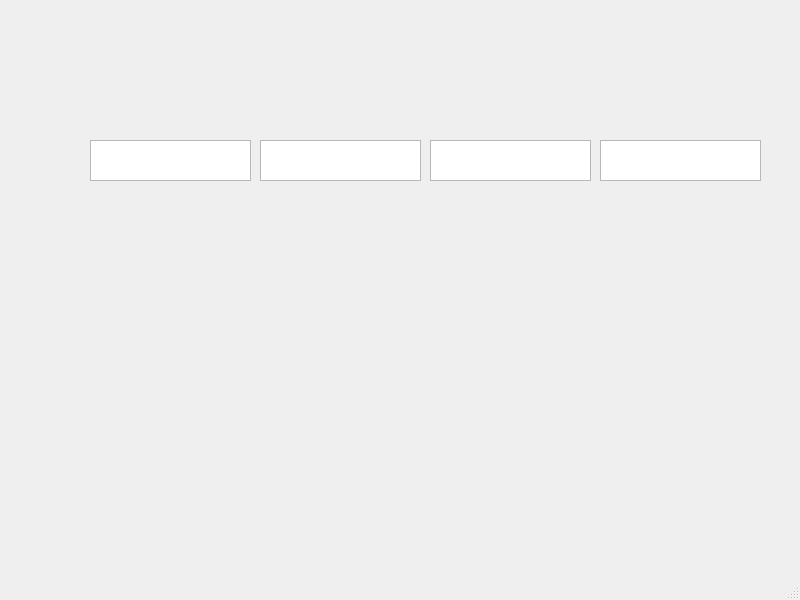
<?xml version="1.0" encoding="UTF-8"?>
<ui version="4.0">
 <class>MainWindow</class>
 <widget class="QMainWindow" name="MainWindow">
  <property name="geometry">
   <rect>
    <x>0</x>
    <y>0</y>
    <width>800</width>
    <height>600</height>
   </rect>
  </property>
  <property name="windowTitle">
   <string>MainWindow</string>
  </property>
  <widget class="QWidget" name="centralwidget">
   <widget class="QTextEdit" name="textEdit_privKey">
    <property name="geometry">
     <rect>
      <x>90</x>
      <y>140</y>
      <width>161</width>
      <height>41</height>
     </rect>
    </property>
   </widget>
   <widget class="QTextEdit" name="textEdit_privKey_2">
    <property name="geometry">
     <rect>
      <x>260</x>
      <y>140</y>
      <width>161</width>
      <height>41</height>
     </rect>
    </property>
   </widget>
   <widget class="QTextEdit" name="textEdit_privKey_3">
    <property name="geometry">
     <rect>
      <x>430</x>
      <y>140</y>
      <width>161</width>
      <height>41</height>
     </rect>
    </property>
   </widget>
   <widget class="QTextEdit" name="textEdit_privKey_4">
    <property name="geometry">
     <rect>
      <x>600</x>
      <y>140</y>
      <width>161</width>
      <height>41</height>
     </rect>
    </property>
   </widget>
  </widget>
  <widget class="QMenuBar" name="menubar">
   <property name="geometry">
    <rect>
     <x>0</x>
     <y>0</y>
     <width>800</width>
     <height>25</height>
    </rect>
   </property>
  </widget>
  <widget class="QStatusBar" name="statusbar"/>
 </widget>
 <resources/>
 <connections/>
</ui>
